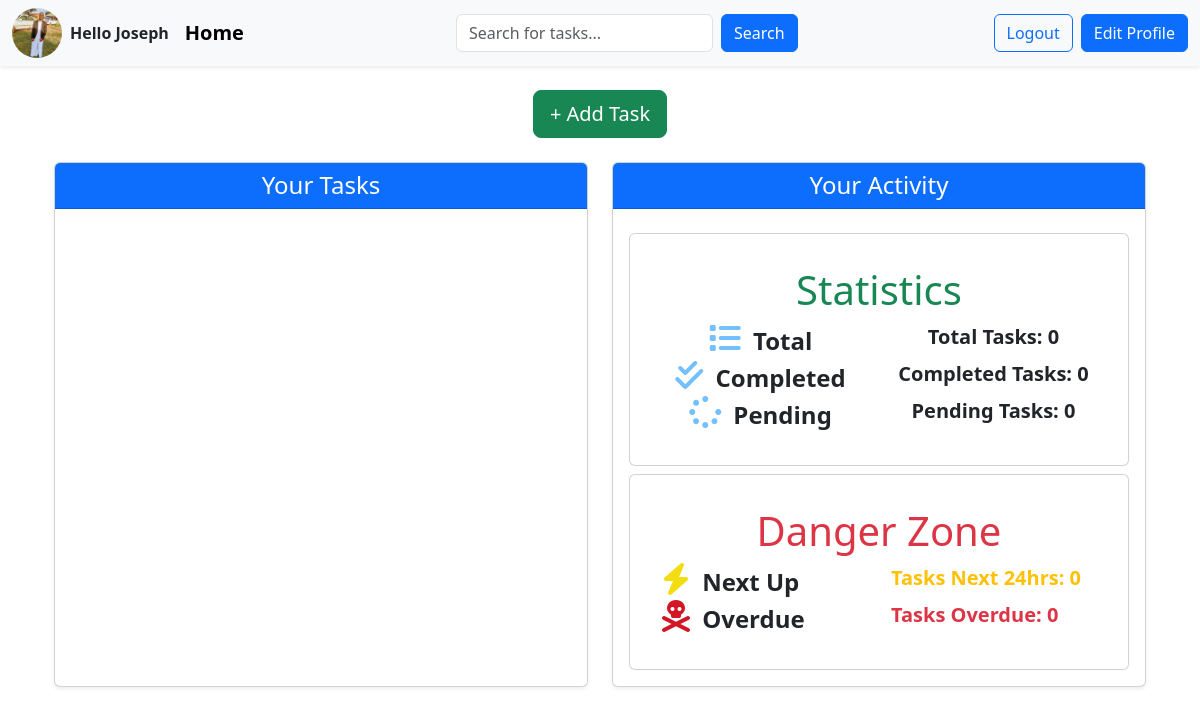
The page / (signed in) on the database as committed earlier.
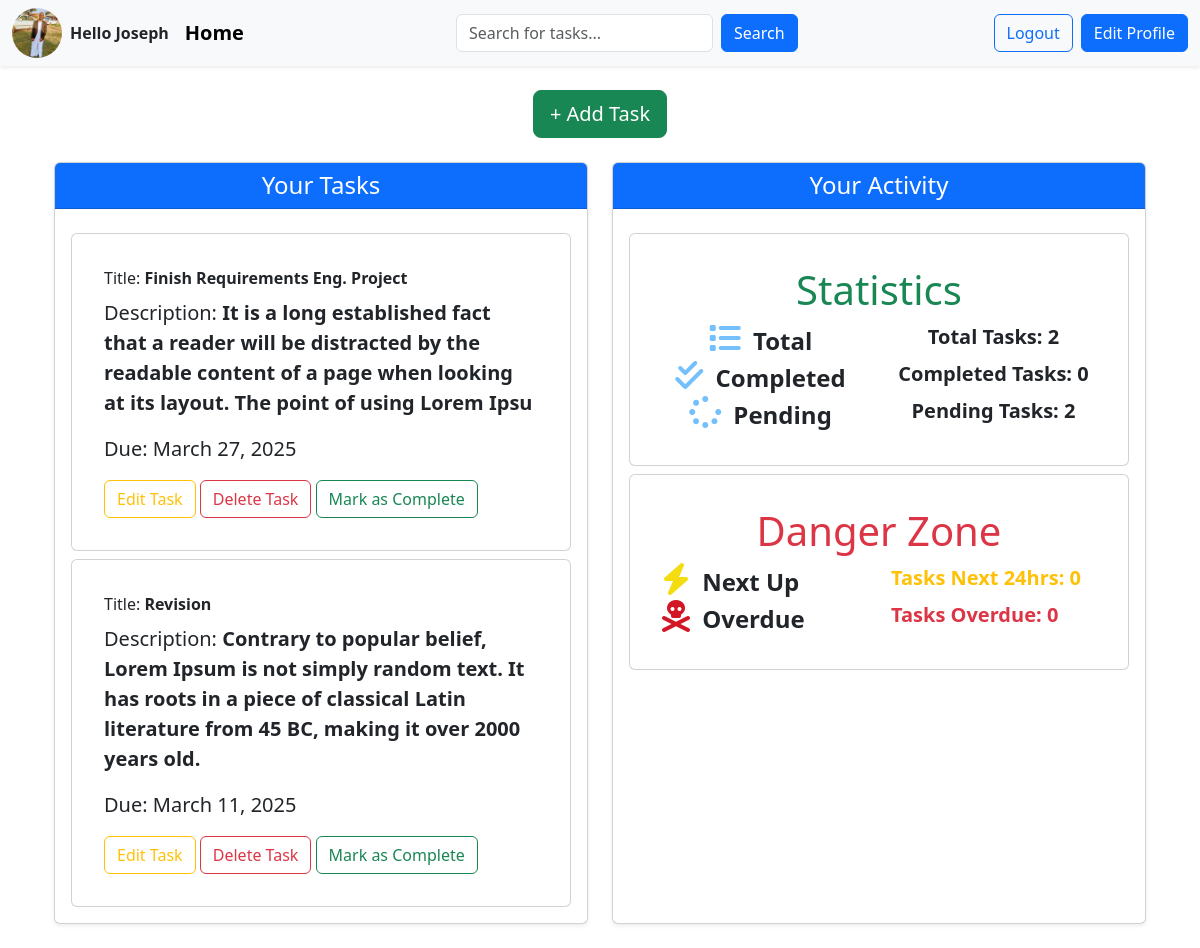
The same page on the database as committed later.
### base/models.py (models this page shows, shortened)
class Task(models.Model):
    title = models.CharField(max_length=200,null=True)
    description = models.TextField(null=True,blank=True)
    user = models.ForeignKey(User,on_delete= models.CASCADE)
    completed = models.BooleanField(default=False)
    created = models.DateTimeField(auto_now_add=True)
    updated = models.DateTimeField(auto_now=True)
    PRIORITY_CHOICES = [
    ("HIGH","High"),
    ("MEDIUM","Medium"),
    ("LOW","Low")
   ]
    priority = models.CharField(max_length=100,choices = PRIORITY_CHOICES)
    due_date = models.DateField(null=True,blank=True)
    class Meta:
        ordering = ['-updated','-created']

### base/views.py (the view)
# urls.py: path('',views.home,name="home"),
def home(request):
    tasks = Task.objects.filter(user=request.user)
    activities = TaskActivity.objects.filter(user=request.user).order_by('-timestamp')[:5]
    total_tasks = tasks.count()
    completed_tasks = tasks.filter(completed=True).count()
    pending_tasks = total_tasks - completed_tasks
    now = timezone.now()
    next_24_hours = now + timedelta(hours=24)
    next_up_tasks = tasks.filter(due_date__range=[now, next_24_hours], completed=False).count()
    overdue_tasks = tasks.filter(due_date__lt=now, completed=False).count()
    context = {
        "tasks": tasks,
        "activities": activities,
        "total_tasks": total_tasks,
        "completed_tasks": completed_tasks,
        "pending_tasks": pending_tasks,
        "next_up_tasks": next_up_tasks,
        "overdue_tasks": overdue_tasks,
    }
    return render(request, 'base/index.html', context)

### base/templates/base/index.html (shortened to what the changed rows need)
{% extends 'main.html' %}
{% load static %}
{% block content %}
<div class="container my-4">
    <div class="row g-4">
        <div class="col-lg-6">
            <div class="card h-100 shadow-sm">
                <div class="card-header bg-primary text-white">
                    <h2 class="h4 mb-0 text-center">Your Tasks</h2>
                </div>
                <div class="card-body">
                    {% for task in tasks %}
                    <div class="card mt-2 p-3">
                        <div class="card-body">
                            <div class="card-title">Title: <span class="fw-bold">{{task.title}}</span></div>
                            <p class="card-text lead">Description: <span class="fw-bold">{{task.description}}</span></p>
                            <p class="lead">Due: {{task.due_date}}</p>
                            <div id="container-fluid">
                                <a href="{% url 'edit-task' task.id %}" class="btn btn-outline-warning m-3 m-md-0">Edit Task</a>
                                <a href="{% url 'delete-task' task.id %}" class="btn btn-outline-danger m-3 m-md-0">Delete Task</a>
                                <form action="{% url 'mark-task-complete' task.id %}" method="POST" style="display: inline;">
                                    <button type="submit" class="btn btn-outline-success m-3 m-md-0">Mark as Complete</button>
                                </form>
                            </div>
                        </div>
                    </div>
                    {% endfor %}
                </div>
            </div>
        </div>
        <div class="col-lg-6">
            <div class="card h-100 shadow-sm">
                <div class="card-header bg-primary text-white">
                    <h2 class="h4 mb-0 text-center">Your Activity</h2>
                </div>
                <div class="card-body">
                    <div class="card mt-2 p-3">
                        <div class="card-body">
                            <div class="text-center">
                                <h1 class="fw-lighter text-center text-success">Statistics</h1>
                                <div class="row">
                                    <div class="col">
                                        <p class="card-text lead fw-bold">Total Tasks: {{ total_tasks }}</p>
                                    </div>
                                </div>
                                <div class="row">
                                    <div class="col">
                                        <p class="card-text lead fw-bold">Pending Tasks: {{ pending_tasks }}</p>
                                    </div>
                                </div>
                            </div>
                        </div>
                    </div>
                    <div class="card mt-2 p-3">
                        <div class="card-body">
                            <h1 class="fw-lighter text-center text-danger">Danger Zone</h1>
                        </div>
                    </div>
                </div>
            </div>
        </div>
    </div>
</div>
{% endblock %}

Rows that differ between the two databases and show on the page:
added Task: title "Finish Requirements Eng. Project", description "It is a long established fact that a reader will be distracted by the readable content of a page when looking at its layout. The point of using Lorem Ipsu", due_date "March 27, 2025"
added Task: title "Revision", description "Contrary to popular belief, Lorem Ipsum is not simply random text. It has roots in a piece of classical Latin literature from 45 BC, making it over 2000 years old.", due_date "March 11, 2025"
Other text that changed with them:
{{ total_tasks }}: "0" → "2"
{{ pending_tasks }}: "0" → "2"
